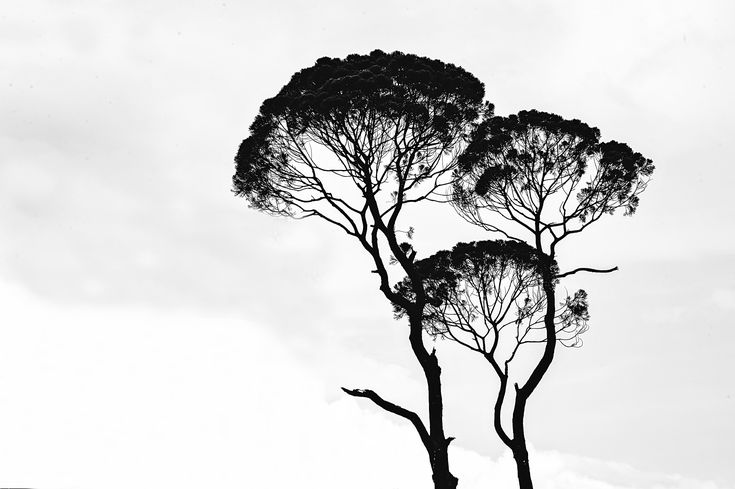
#> input picture lab3/first_image.png, 735 x 489 px; its folder holds only this picture in this run
$ python main.py
#> lines starting #> are read from the running program, lines starting #| are printed output that depends on the picture
from PIL import Image
import numpy as np

def rank_filter(image: Image.Image, window_size: int = 3, rank: int = 7) -> Image.Image:
    """
    Применяет ранговый фильтр к изображению.
    :param image: Входное изображение (монохромное или полутоновое).
    :param window_size: Размер окна (например, 3 для окна 3x3).
    :param rank: Ранг (например, 7 для ранга 7/9).
    :return: Отфильтрованное изображение.
    """
#> called with window_size = 3, rank = 7
    img_array = np.array(image)
    height, width = img_array.shape
#> height = 489; width = 735
    filtered_array = np.zeros_like(img_array)

    half_window = window_size // 2

    for y in range(half_window, height - half_window):
        for x in range(half_window, width - half_window):
            # Извлекаем окрестность
            window = img_array[y - half_window:y + half_window + 1, x - half_window:x + half_window + 1]
            # Сортируем значения и выбираем значение по рангу
            sorted_values = np.sort(window.flatten())
            filtered_array[y, x] = sorted_values[rank - 1]  # Ранг 7/9
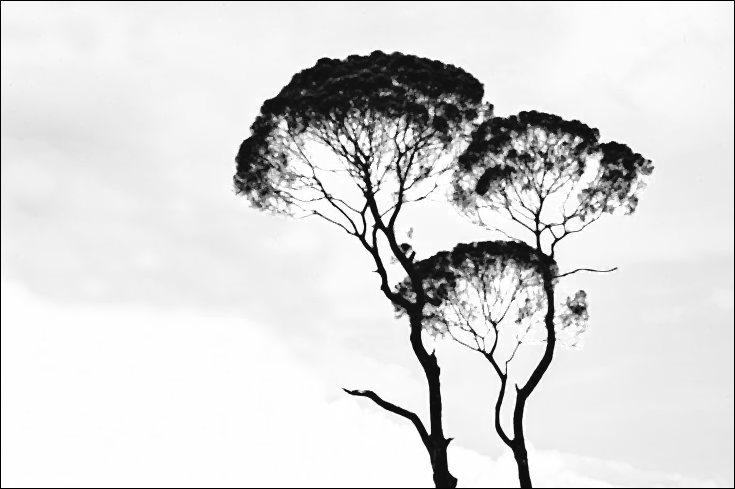
#> filtered_array: shape (489, 735); min 0, max 255, mean 218

    return Image.fromarray(filtered_array.astype(np.uint8), mode='L')

def difference_image(original: Image.Image, filtered: Image.Image) -> Image.Image:
    """
    Вычисляет разностное изображение (модуль разности).
    :param original: Исходное изображение.
    :param filtered: Отфильтрованное изображение.
    :return: Разностное изображение.
    """
    original_array = np.array(original)
    filtered_array = np.array(filtered)
    diff_array = np.abs(original_array - filtered_array)
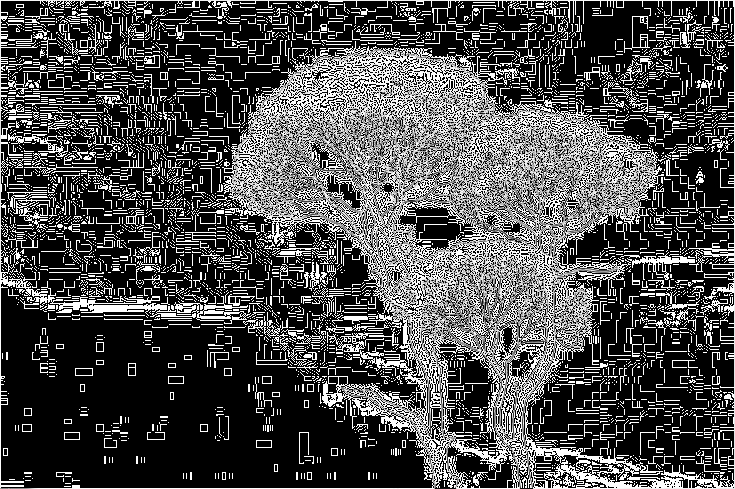
#> diff_array: shape (489, 735); min 0, max 255, mean 75.8
    return Image.fromarray(diff_array.astype(np.uint8), mode='L')

def generate_report(image_names: list) -> None:
    """
    Генерирует отчет в формате Markdown.
    :param image_names: Список имен изображений.
    """
    report_text = """
# Лабораторная работа №3: Фильтрация изображений и морфологические операции

## Задание 1: Ранговый фильтр
К каждому изображению был применен ранговый фильтр с окном 3x3 и рангом 7/9.

## Задание 2: Разностное изображение
Для каждого изображения было вычислено разностное изображение (модуль разности между исходным и отфильтрованным изображением).

"""

    for name in image_names:
        report_text += f"""
### {name.capitalize()}

#### Исходное изображение
![Исходное изображение]({name}.png)

#### Отфильтрованное изображение
![Отфильтрованное изображение]({name}_filtered.bmp)

#### Разностное изображение
![Разностное изображение]({name}_diff.bmp)
"""

    report_text += """
## Выводы
1. Ранговый фильтр успешно применен ко всем изображениям. Он заменил значения пикселей на значения, соответствующие рангу 7/9 в окрестности 3x3.
2. Разностное изображение показывает, какие пиксели были изменены фильтром.
3. Результаты работы сохранены в соответствующих файлах.
"""

    # Сохранение отчета в файл
    with open('lab3_report.md', 'w', encoding='utf-8') as report_file:
        report_file.write(report_text)

def main():
    # Список исходных изображений (три изображения)
    image_names = [
        'first_image',       # Контурная карта
        'second_image',      # Рентгеновский снимок
        'third_image'        # Неравномерно засвеченная страница текста
    ]

    for name in image_names:
        # Загрузка изображения
        input_filename = f"{name}.png"
        try:
            image = Image.open(input_filename).convert('L')  # Преобразуем в полутоновое
        except FileNotFoundError:
            print(f"Файл {input_filename} не найден. Пропускаем.")
            continue

        # 1. Применение рангового фильтра
        filtered_image = rank_filter(image, window_size=3, rank=7)
        filtered_image.save(f"{name}_filtered.bmp")

        # 2. Вычисление разностного изображения
        diff_image = difference_image(image, filtered_image)
        diff_image.save(f"{name}_diff.bmp")

    # Генерация отчета
    generate_report(image_names)

    print("Лабораторная работа выполнена. Результаты сохранены в файлах:")
    for name in image_names:
        print(f"- {name}_filtered.bmp (отфильтрованное изображение)")
        print(f"- {name}_diff.bmp (разностное изображение)")
    print("- lab3_report.md (отчет)")

if __name__ == "__main__":
    main()
